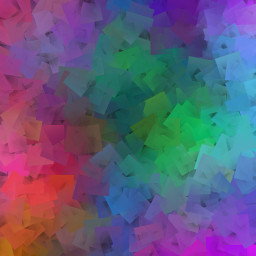
//> input picture imgs/blend1.jpg, 256 x 256 px
$ ./pontilhismo ../imgs/blend1.jpg   (built with g++ and OpenCV 4)
//> lines starting //> are read from the running program, lines starting //| are printed output that depends on the picture
#include <iostream>
#include <opencv2/opencv.hpp>
#include <fstream>
#include <iomanip>
#include <vector>
#include <algorithm>
#include <numeric>
#include <ctime>
#include <cstdlib>

using namespace std;
using namespace cv;

#define STEP 5
#define JITTER 3
#define RAIO 3

int main(int argc, char** argv){
  vector<int> yrange;
  vector<int> xrange;

  Mat image, frame, points;

  int width, height, gray;
  int x, y;

  image= imread(argv[1],IMREAD_GRAYSCALE);
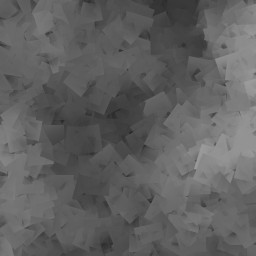
//> image: 256 rows x 256 cols, CV_8UC1; min 40, max 157, mean 96.3

  srand(time(0));

  if(!image.data){
	cout << "nao abriu" << argv[1] << endl;
    cout << argv[0] << " imagem.jpg";
    exit(0);
  }

  width=image.size().width;
//> width = 256
  height=image.size().height;
//> height = 256

  xrange.resize(height/STEP);
//> xrange = 51 values from 0 to 0
  yrange.resize(width/STEP);
//> yrange = 51 values from 0 to 0

  iota(xrange.begin(), xrange.end(), 0);
//> xrange = 51 values from 0 to 50
  iota(yrange.begin(), yrange.end(), 0);
//> yrange = 51 values from 0 to 50

  for(uint i=0; i<xrange.size(); i++){
    xrange[i]= xrange[i]*STEP+STEP/2;
  }

  for(uint i=0; i<yrange.size(); i++){
    yrange[i]= yrange[i]*STEP+STEP/2;
  }

  points = Mat(height, width, CV_8U, Scalar(255));

  random_shuffle(xrange.begin(), xrange.end());

  for(auto i : xrange){
    random_shuffle(yrange.begin(), yrange.end());
    for(auto j : yrange){
      x = i+rand()%(2*JITTER)-JITTER+1;
      y = j+rand()%(2*JITTER)-JITTER+1;
      gray = image.at<uchar>(x,y);
      circle(points,
             cv::Point(y,x),
             RAIO,
             CV_RGB(gray,gray,gray),
             -1);
             //CV_AA);
    }
  }
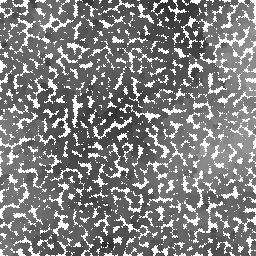
//> points: 256 rows x 256 cols, CV_8UC1; min 44, max 255, mean 131.9
  imwrite("pontos.jpg", points);
  return 0;
}
